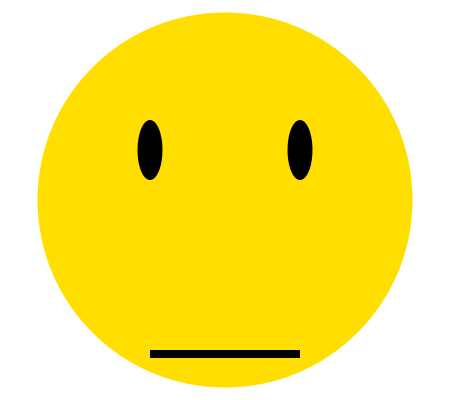
Frame 1 (no input)
Frame 60 (the mouse pressed at the canvas centre just before this capture): identical to frame 1, image omitted
Frame 120 (the mouse held since frame 60 and released just before this capture): identical to frame 1, image omitted

The Processing sketch that drew this single still picture (run headless with seeded random() and noise(); from frame 60 on, the mouse is pressed at the canvas centre):

// Processing sketch: processing_129192
// ── processing_129192.pde

//Setup backround to white, face to yellow, size of sketch.
float rX, rY;

void setup() {
frameRate(15);
  size(450,400);
  int value = 0;
 background(255);
 noStroke();
 fill(255,222,0);
 ellipse(225, 200, 375, 375);
 fill(0);
 
  
}

void draw() {
rX = random(-20, 20);
rY = random(-20, 20);
  //neutral expression
 if (keyPressed) {
   if (key == CODED) {
    if (keyCode == UP) 
     background(255);
      noStroke();
 fill(255,222,0);
 ellipse(rX+225, rY+200, 375, 375);
    fill(0);
    ellipse(rX+100,rY+150,25,25);
    ellipse(rX+350,rY+150,25,25);
arc(rX+225,rY+175,100,200,0,PI);
  fill(255,222,0);
   ellipse(rX+150,rY+150,25,60);
    ellipse(rX+300,rY+150,25,60);
    rect(rX+150, rY+350, 150, 8);
}
  } else {
    //happy expression
     background(255);
      noStroke();
 fill(255,222,0);
 ellipse(225, 200, 375, 375);
    fill(0);
    ellipse(150,150,25,60);
    ellipse(300,150,25,60);
    rect(150, 350, 150, 8);
    fill(255,222,0);
     ellipse(100,150,25,25);
    ellipse(350,150,25,25);
arc(225,175,100,200,0,PI);
  }
}
